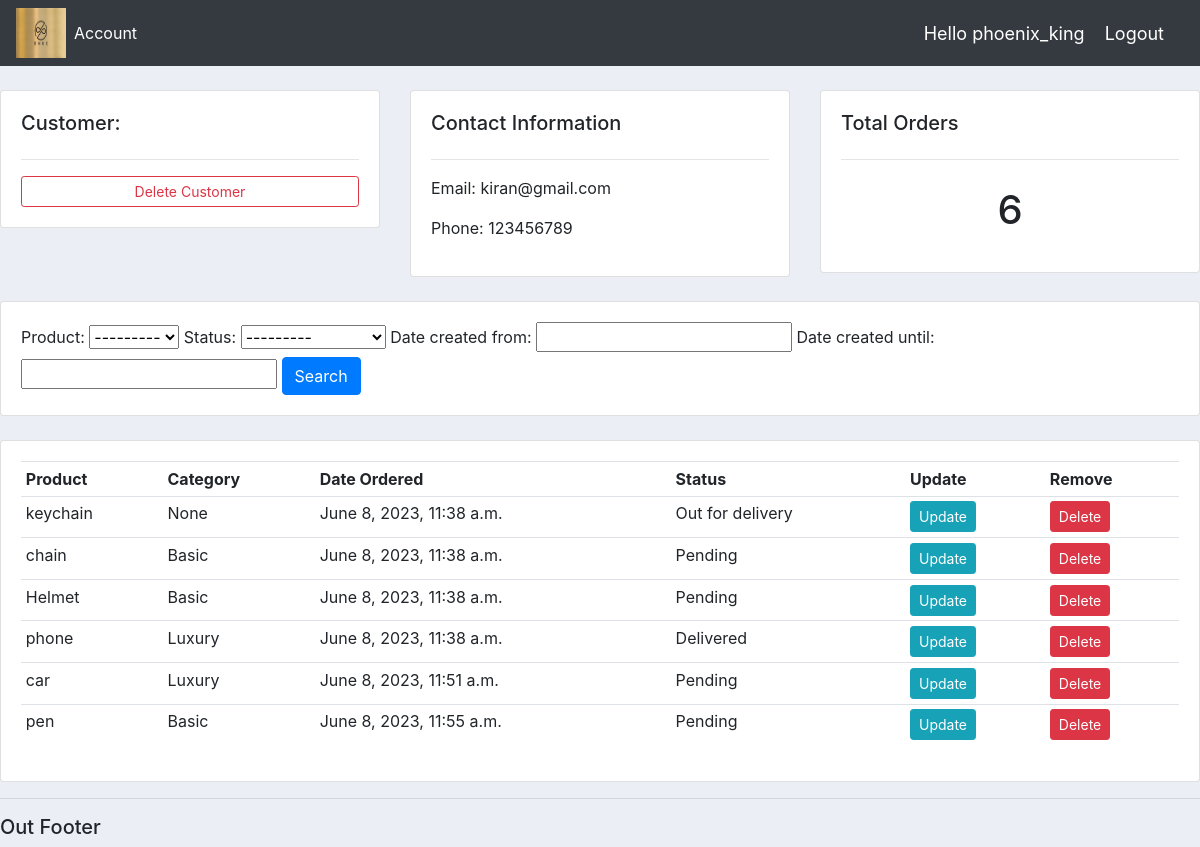
/customer/14/ (signed in), run on the app's committed database.
### accounts/models.py (models this page shows, shortened)
class Customer (models.Model):
    user= models.OneToOneField(User,blank=True, null=True, on_delete=models.CASCADE)
    name = models.CharField(max_length=100, null=True)
    phone=models.CharField(max_length=100, null=True)
    email=models.CharField(max_length=100, null=True)
    date_created= models.DateTimeField(auto_now_add=True)
    profile_pic= models.ImageField(default='logos.png', null=True, blank=True)

class Order (models.Model):
    STATUS = (('Pending', 'Pending'),
              ('Out for delivery', 'Out_for_delivery'),
              ('Delivered', 'Delivered'))
    customer = models.ForeignKey(Customer, null=True, on_delete=models.SET_NULL)
    product = models.ForeignKey(Product,  null=True, on_delete=models.SET_NULL)
    date_created = models.DateTimeField(auto_now_add=True, null=True)
    status = models.CharField(max_length=200, null=True, choices=STATUS)

class Product (models.Model):
    CATEGORY = (('Luxury', 'Luxury'),
                ('Basic', 'Basic'),
              )
    name = models.CharField(max_length=200, null=True)
    price = models.FloatField(null=True)
    category = models.CharField(max_length=200, null=True,choices=CATEGORY)
    description = models.CharField(max_length=200, null=True, blank=True)
    date_created= models.DateTimeField(auto_now_add=True, null=True)
    tags= models.ManyToManyField(Tag)
    def __str__(self):
        return self.name

### accounts/views.py (the view)
# urls.py: path('customer/<str:pk>/', views.customer, name='customer'),
@login_required(login_url='login')
def customer(request, pk):
    customer = Customer.objects.get(id=pk)
    orders = customer.order_set.all()
    total_order = orders.count()
    orders_reversed = orders[::-1]
    mfilter = OrderFilter(request.GET, queryset=orders)
    orders = mfilter.qs
    delivered = orders.filter(status='Delivered').count()
    pending = orders.filter(status='Pending').count()
    ofdelivery = orders.filter(status='Out for delivery').count()
    context = {'customer': customer, 'orders': orders,'ofdelivery':ofdelivery,'pending':pending,'delivered':delivered,
               'total_order': total_order, 'mfilter': mfilter,'orders_reversed': orders_reversed}
    return render(request, 'accounts/customer.html', {'context': context})

### accounts/templates/accounts/customer.html
{% extends 'accounts/main.html' %}
{% block content %}
<br>
<div class="row">
	<div class="col-md">
		<div class="card card-body">
			<h5>Customer:</h5>
			<hr>
			<a class="btn btn-outline-danger  btn-sm btn-block" href="{% url 'delete_customer' context.customer.id%}">Delete Customer</a>
		</div>
	</div>
	<div class="col-md">
		<div class="card card-body">
			<h5>Contact Information</h5>
			<hr>
			<p>Email: {{context.customer.email}}</p>
			<p>Phone: {{context.customer.phone}}</p>
		</div>
	</div>
	<div class="col-md">
		<div class="card card-body">
			<h5>Total Orders</h5>
			<hr>
			<h1 style="text-align: center;padding: 10px">{{context.total_order}}</h1>
		</div>
	</div>
</div>
<br>
<div class="row">
	<div class="col">
		<div class="card card-body">
			<form method="get">
			{{context.mfilter.form}}
		    <button class="btn btn-primary" type="submit">Search</button>
		  </form>
		</div>
	</div>
</div>
<br>
<div class="row">
	<div class="col-md">
		<div class="card card-body">
			<table class="table table-sm">
				<tr>
					<th>Product</th>
					<th>Category</th>
					<th>Date Ordered</th>
					<th>Status</th>
					<th>Update</th>
					<th>Remove</th>
				</tr>
				{% for order in context.orders %}
				<tr>
					<td>{{order.product}}</td>
					<td>{{order.product.category}}</td>
					<td>{{order.date_created}}</td>
					<td>{{order.status}}</td>
					<td><a class="btn btn-sm btn-info" href="{% url 'update_order' order.id %}">Update</a></td>
					<td><a class="btn btn-sm btn-danger" href="{% url 'delete_order' order.id %}">Delete</a></td>
				</tr>
				{% endfor %}
			</table>
		</div>
	</div>
</div>
{% endblock %}

### accounts/templates/accounts/navbar.html (shortened to what this page needs)
{% load static %}
<link rel="stylesheet", type="text/css" href=" {% static '/css/main.css' %}">
<nav class="navbar navbar-expand-lg navbar-dark bg-dark">
  <img src="{% static 'images/logos.png' %}"style="width: 50px; height: 50px;">
  <div class="collapse navbar-collapse" id="navbarNavAltMarkup">
    <div class="navbar-nav">
      {% if request.user.is_staff %}
        <a class="nav-item nav-link active" href="{% url 'home' %}">Dashboard </a>
        <a class="nav-item nav-link" href="{% url 'products' %}">Products</a>
      {% else %}
        <a class="nav-item nav-link active" href="{% url 'account_settings'%}">Account</a>
      {%endif%}
    </div>
  </div>
  <span class="user_name">Hello {{request.user}}</span>
  <span ><a  class="user_name" href="{% url 'logout' %}">Logout</a></span>
</nav>

### static/css/main.css (style rules this page uses)
body { background-color: #ebeff5; }

### accounts/templates/accounts/navbar.html (style rules this page uses)
.user_name { font-size: 18px; color: #fff; margin-right: 20px; }

### data on the page
Customer: customer.email "kiran@gmail.com", customer.phone "123456789"
Order: product "keychain", product.category "None", date_created "June 8, 2023, 11:38 a.m.", status "Out for delivery"
Order: product "chain", product.category "Basic", date_created "June 8, 2023, 11:38 a.m.", status "Pending"
Order: product "Helmet", product.category "Basic", date_created "June 8, 2023, 11:38 a.m.", status "Pending"
Order: product "phone", product.category "Luxury", date_created "June 8, 2023, 11:38 a.m.", status "Delivered"
Order: product "car", product.category "Luxury", date_created "June 8, 2023, 11:51 a.m.", status "Pending"
Order: product "pen", product.category "Basic", date_created "June 8, 2023, 11:55 a.m.", status "Pending"

### other printed values
{{ request.user }} "phoenix_king"
{{ context.total_order }} "6"
